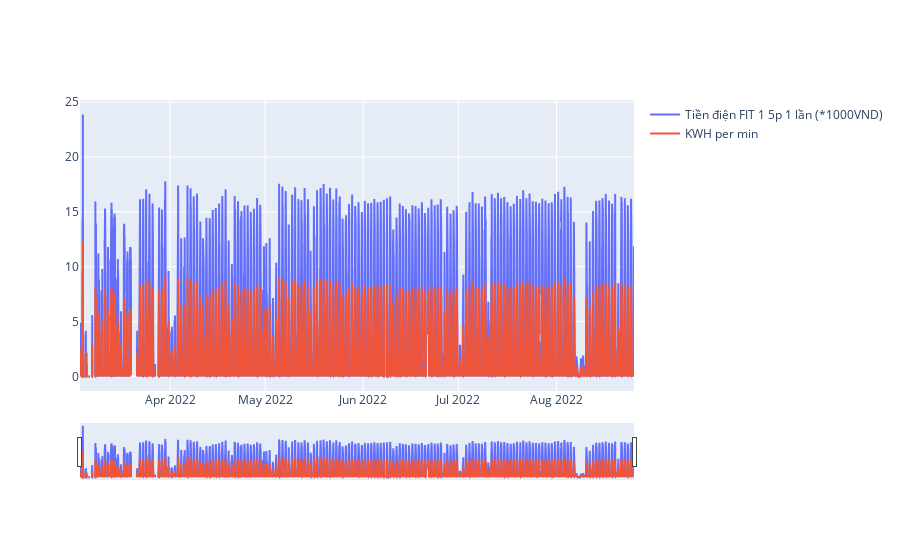

This figure's notebook cell:
### Code cell
avg = df['Irradiance(W/㎡)'].mean()
df['avg']=avg
print(avg)
fig = go.Figure()
fig.add_trace(go.Scatter(
    x= df.time,
    y= df['tiền điện 5p 1 lần']/1000,
    name = 'Tiền điện FIT 1 5p 1 lần (*1000VND)', 
    yaxis= 'y'
))
fig.add_trace(go.Scatter(
    x= df.time,
    y= df['Daily Value'],
    name = 'KWH per min',
    yaxis= 'y'
))
fig.update_traces(
    hoverinfo='name+x+y+text',
    line={'width':2},
    marker = {"size":5},
    mode = 'lines',
    showlegend =True
)
fig.update_xaxes(
    rangeslider_visible=True
)
fig.show()

### Figure 1 — Plotly figure (JSON) as saved in the notebook; plotly's stock layout.template omitted (floating-point values rounded to 4 significant figures; data arrays with more than 128 entries replaced by an {"elided": "..."} marker saying what was removed)
{"data": [{"hoverinfo": "name+x+y+text", "line": {"width": 2}, "marker": {"size": 5}, "mode": "lines", "name": "Tiền điện FIT 1 5p 1 lần (*1000VND)", "showlegend": true, "type": "scatter", "x": {"elided": "27617 str values"}, "y": {"elided": "27617 float values"}, "yaxis": "y"}, {"hoverinfo": "name+x+y+text", "line": {"width": 2}, "marker": {"size": 5}, "mode": "lines", "name": "KWH per min", "showlegend": true, "type": "scatter", "x": {"elided": "27617 str values"}, "y": {"elided": "27617 float values"}, "yaxis": "y"}], "layout": {"xaxis": {"rangeslider": {"visible": true}}}}
